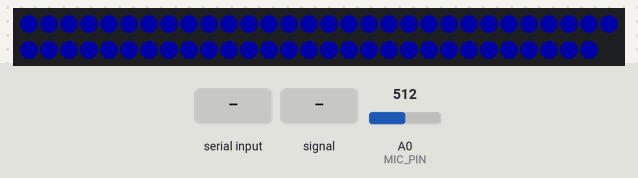
The sketch below on a simulated Arduino Uno, built with avr-gcc and run on an emulated ATmega328P. On the bench: 59 RGB LEDs in strip order, left to right, continuing on the next row. The test bench sets the inputs (shaded band); at power-on: A0 (MIC_PIN) = 512. Dim RGB values are drawn brighter than linear; what the sketch prints to the serial monitor is not drawn.

Above: at 1.3 s.
1.4 s: "SOUNDOFF\n" received over Serial
At 2.3 s:
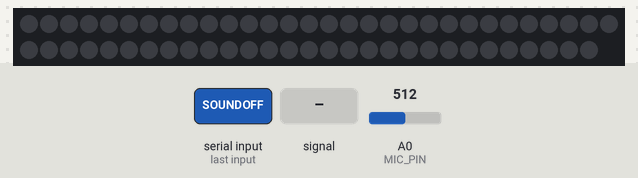
2.9 s: "TEST BARS\n" received over the second serial link
4.4 s: "COLOR RED\n" received over Serial
At 5.3 s:
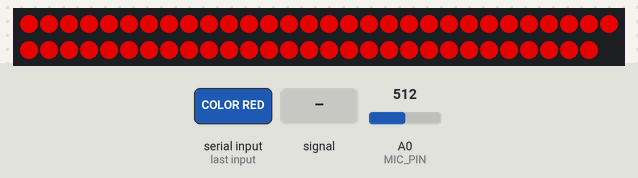
5.9 s: "SOUNDON\n" received over the second serial link
7.4 s: A0 (MIC_PIN) fed a 200 Hz sine of ±81 counts around its level
At 7.54 s:
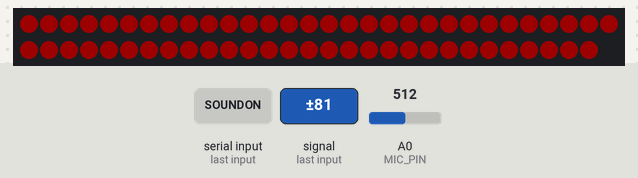
8.9 s: A0 (MIC_PIN) set to 716
Timing chart, 0 to 11.4 s (numbered marks = the images above; inputs shaded):
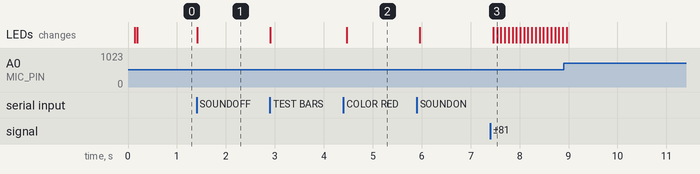

Measured:
- after the input at 1.4 s, the LEDs: change at once (image 1)
- after the input at 4.4 s, the LEDs: change after 0.07 s (image 2)

The sketch:

Arduino_all_colors.ino
```cpp
#include <FastLED.h>
#include <SoftwareSerial.h>

// ================= Config =================
#define LED_PIN     6
#define MIC_PIN     A0
#define NUM_LEDS    59
#define LED_TYPE    WS2812B
#define COLOR_ORDER GRB

CRGB leds[NUM_LEDS];

// Invertí la orientación física si tu tira está "al revés"
const bool REVERSE = false;

// Bluetooth
SoftwareSerial bluetooth(2, 3);  // RX=D2, TX=D3

int  brightness      = 180;
int  soundThreshold  = 100;

// Modos
enum { MODE_SOUND = 0, MODE_MANUAL = 1 };
int modeSel = MODE_SOUND;

// Direcciones 0=all, 1=left, 2=right, 3=center
int direction = 0;

// Arcoíris
bool rainbowMode = false;        // arcoíris encendido
bool rainbowRespectDir = false;  // arcoíris respeta dirección

// ======== Índices (59 LEDs impar) ========
inline int idx(int i){ return REVERSE ? (NUM_LEDS-1-i) : i; }
inline int midIndex(){ return NUM_LEDS/2; }               // 59 -> 29
inline int leftStart(){ return 0; }
inline int leftLen()  { return midIndex(); }              // 29 -> [0..28]
inline int rightStart(){ return midIndex()+1; }           // 30
inline int rightLen() { return NUM_LEDS - rightStart(); } // 29 -> [30..58]
inline int centerLen(){ return NUM_LEDS/2; }              // 29
inline int centerStart(){ return (NUM_LEDS-centerLen())/2; } // 15 -> [15..43]

// ======== Color base elegido por el usuario ========
CRGB    baseColor = CRGB::Blue;   // default azul para evitar “amarillo”
uint8_t baseHue   = 160;          // aprox. azul
bool    colorWasSetManually = false;

void setBaseColor(const CRGB& c){
  baseColor = c;
  CHSV hsv  = rgb2hsv_approximate(c);
  baseHue   = hsv.h;                 // guardamos hue del color elegido
  colorWasSetManually = true;
}

// ======== Estilo de sonido ========
// BRIGHT: mantiene color base, solo modula brillo
// HUE: oscila el tono alrededor del color base
enum { SOUND_STYLE_BRIGHT = 0, SOUND_STYLE_HUE = 1 };
int soundStyle = SOUND_STYLE_BRIGHT;

// ======== Utilitarios ========
void setSegment(int start,int len,const CRGB& c){
  if(start<0) start=0;
  if(start>=NUM_LEDS) return;
  if(start+len>NUM_LEDS) len = NUM_LEDS-start;
  for(int i=0;i<len;i++) leds[idx(start+i)] = c;
}
void clearAll(){ fill_solid(leds, NUM_LEDS, CRGB::Black); }

void applyDirection(const CRGB& color){
  clearAll();
  switch(direction){
    case 0: setSegment(0, NUM_LEDS, color);                              break; // ALL
    case 1: setSegment(leftStart(),  leftLen(),  color);                  break; // LEFT   [0..28]
    case 2: setSegment(rightStart(), rightLen(), color);                  break; // RIGHT  [30..58]
    case 3: setSegment(centerStart(), centerLen(), color);                break; // CENTER [15..43]
  }
  FastLED.show();
}

void printDirDebug(){
  Serial.println("---- DIRECCION / RANGOS ----");
  Serial.print("NUM_LEDS="); Serial.println(NUM_LEDS);
  Serial.print("REVERSE=");  Serial.println(REVERSE?"true":"false");
  Serial.print("mid=");      Serial.println(midIndex());
  Serial.print("LEFT:  [0.."); Serial.print(leftLen()-1); Serial.print("] len="); Serial.println(leftLen());
  Serial.print("CENTER:["); Serial.print(centerStart()); Serial.print(".."); Serial.print(centerStart()+centerLen()-1);
  Serial.print("] len="); Serial.println(centerLen());
  Serial.print("RIGHT: ["); Serial.print(rightStart()); Serial.print(".."); Serial.print(NUM_LEDS-1);
  Serial.print("] len="); Serial.println(rightLen());
  Serial.println("---------------------------");
}

void testBars(){
  clearAll();
  leds[idx(0)] = CRGB::Red;
  leds[idx(midIndex())] = CRGB::Green;
  leds[idx(NUM_LEDS-1)] = CRGB::Blue;
  FastLED.show();
}

// ======== Parser robusto ========
String normalizeCmd(String s){
  s.trim();
  if (s.startsWith("CMD:")) s.remove(0,4);
  s.replace('\r',' ');
  s.replace('\n',' ');
  s.replace(':',' ');
  s.replace('=',' ');
  s.replace('_',' ');
  while(s.indexOf("  ")!=-1) s.replace("  "," ");
  s.trim();
  s.toUpperCase();
  return s;
}
String readLineFrom(Stream &p){
  if(!p.available()) return "";
  String s = p.readStringUntil('\n');
  if(s.length()==0) s = p.readString();
  return normalizeCmd(s);
}

// ================= Procesador de comandos =================
void applyCmd(const String& cmdRaw){
  if(!cmdRaw.length()) return;
  String cmd = cmdRaw;
  Serial.print("CMD: "); Serial.println(cmd);

  // Atajos
  if(cmd=="SOUNDON")  cmd="SOUND ON";
  if(cmd=="SOUNDOFF") cmd="SOUND OFF";

  // Debug
  if(cmd=="TEST BARS"){ testBars(); return; }
  if(cmd=="DIR?"){ printDirDebug(); return; }
  if(cmd=="MODE?"){
    Serial.print("Mode: "); Serial.println(modeSel==MODE_SOUND?"SOUND":"MANUAL");
    Serial.print("SoundStyle: "); Serial.println(soundStyle==SOUND_STYLE_BRIGHT?"BRIGHT":"HUE");
    Serial.print("Direction: "); Serial.println(direction);
    Serial.print("Rainbow: "); Serial.println(rainbowMode?"ON":"OFF");
    return;
  }

  // ===== Colores básicos + NUEVOS (respetan dirección) =====
  // Inglés
  if(cmd.indexOf("COLOR RED")>=0     || cmd=="RED")     { rainbowMode=false; modeSel=MODE_MANUAL; setBaseColor(CRGB::Red);                 applyDirection(baseColor); return; }
  if(cmd.indexOf("COLOR GREEN")>=0   || cmd=="GREEN")   { rainbowMode=false; modeSel=MODE_MANUAL; setBaseColor(CRGB::Green);               applyDirection(baseColor); return; }
  if(cmd.indexOf("COLOR BLUE")>=0    || cmd=="BLUE")    { rainbowMode=false; modeSel=MODE_MANUAL; setBaseColor(CRGB::Blue);                applyDirection(baseColor); return; }
  if(cmd.indexOf("COLOR WHITE")>=0   || cmd=="WHITE")   { rainbowMode=false; modeSel=MODE_MANUAL; setBaseColor(CRGB::White);               applyDirection(baseColor); return; }
  if(cmd.indexOf("COLOR YELLOW")>=0  || cmd=="YELLOW")  { rainbowMode=false; modeSel=MODE_MANUAL; setBaseColor(CRGB(255,255,0));           applyDirection(baseColor); return; }
  if(cmd.indexOf("COLOR CYAN")>=0    || cmd=="CYAN")    { rainbowMode=false; modeSel=MODE_MANUAL; setBaseColor(CRGB(0,255,255));           applyDirection(baseColor); return; }
  if(cmd.indexOf("COLOR MAGENTA")>=0 || cmd=="MAGENTA") { rainbowMode=false; modeSel=MODE_MANUAL; setBaseColor(CRGB(255,0,255));           applyDirection(baseColor); return; }
  if(cmd.indexOf("COLOR PINK")>=0    || cmd=="PINK")    { rainbowMode=false; modeSel=MODE_MANUAL; setBaseColor(CRGB(255,105,180));         applyDirection(baseColor); return; }
  // Español (por si escribís a mano en Serial)
  if(cmd.indexOf("COLOR AMARILLO")>=0|| cmd=="AMARILLO"){ rainbowMode=false; modeSel=MODE_MANUAL; setBaseColor(CRGB(255,255,0));           applyDirection(baseColor); return; }
  if(cmd.indexOf("COLOR CIAN")>=0    || cmd=="CIAN")    { rainbowMode=false; modeSel=MODE_MANUAL; setBaseColor(CRGB(0,255,255));           applyDirection(baseColor); return; }
  if(cmd.indexOf("COLOR ROSA")>=0    || cmd=="ROSA")    { rainbowMode=false; modeSel=MODE_MANUAL; setBaseColor(CRGB(255,105,180));         applyDirection(baseColor); return; }

  // Arcoíris
  if(cmd=="RAINBOW DIR"){ rainbowRespectDir=true; rainbowMode=true; Serial.println("🌈 Rainbow con dirección"); return; }
  if(cmd=="RAINBOW"){ rainbowRespectDir=false; rainbowMode=true; Serial.println("🌈 Rainbow full strip"); return; }

  // Brillo
  if(cmd.startsWith("BRIGHT") || cmd.indexOf("BRIGHTNESS")>=0){
    int sep = cmd.lastIndexOf(' ');
    int val = (sep>0)? constrain(cmd.substring(sep+1).toInt(),0,255): brightness;
    brightness = val;
    FastLED.setBrightness(brightness);
    FastLED.show();
    Serial.print("Brillo = "); Serial.println(brightness);
    return;
  }

  // Sensibilidad
  if(cmd.startsWith("THRESH")){
    int sep = cmd.lastIndexOf(' ');
    int val = (sep>0)? constrain(cmd.substring(sep+1).toInt(),0,1023): soundThreshold;
    soundThreshold = val;
    Serial.print("Umbral sonido = "); Serial.println(soundThreshold);
    return;
  }

  // Dirección
  if(cmd.indexOf("ALL")>=0){ direction=0; Serial.println("Dirección: TODAS"); return; }
  if(cmd.indexOf("LEFT")>=0){ direction=1; Serial.println("Dirección: IZQUIERDA"); return; }
  if(cmd.indexOf("RIGHT")>=0){ direction=2; Serial.println("Dirección: DERECHA"); return; }
  if(cmd.indexOf("CENTER")>=0){ direction=3; Serial.println("Dirección: CENTRO"); return; }

  // Estilo de sonido
  if(cmd=="SOUND STYLE BRIGHT"){ soundStyle=SOUND_STYLE_BRIGHT; Serial.println("🔊 Sound style: BRIGHT (solo brillo)"); return; }
  if(cmd=="SOUND STYLE HUE"){ soundStyle=SOUND_STYLE_HUE; Serial.println("🔊 Sound style: HUE (oscila tono)"); return; }

  // Sound ON / OFF
  if(cmd.indexOf("SOUND ON")>=0 || cmd.indexOf("MIC ON")>=0){
    modeSel = MODE_SOUND; rainbowMode=false;
    Serial.println("🔊 Modo sonido ACTIVADO");
    return;
  }
  if(cmd.indexOf("SOUND OFF")>=0 || cmd.indexOf("MIC OFF")>=0){
    modeSel = MODE_MANUAL;
    clearAll(); FastLED.show();
    Serial.println("🔇 Modo manual");
    return;
  }

  // Help
  if(cmd=="HELP"){
    Serial.println("📘 COMANDOS:");
    Serial.println("COLOR:RED|GREEN|BLUE|WHITE|YELLOW|CYAN|MAGENTA|PINK");
    Serial.println("(ES) COLOR:AMARILLO|CIAN|MAGENTA|ROSA");
    Serial.println("BRIGHT:0..255");
    Serial.println("LEFT | RIGHT | CENTER | ALL | DIR?");
    Serial.println("SOUND ON | SOUND OFF | SOUND STYLE BRIGHT | SOUND STYLE HUE");
    Serial.println("RAINBOW | RAINBOW DIR");
    Serial.println("THRESH:0..1023");
    Serial.println("TEST BARS | MODE?");
    return;
  }

  Serial.println("❌ Comando no reconocido. Escribí HELP.");
}

// ================= Setup / Loop =================
void setup(){
  FastLED.addLeds<LED_TYPE, LED_PIN, COLOR_ORDER>(leds, NUM_LEDS).setCorrection(TypicalLEDStrip);
  FastLED.setBrightness(brightness);

  Serial.begin(9600);
  bluetooth.begin(9600);

  Serial.println("✅ Listo. Escribí HELP.");
  printDirDebug();
  testBars();
}

void loop(){
  // Comandos
  String c = readLineFrom(Serial);     if(c.length()) applyCmd(c);
  String cb= readLineFrom(bluetooth);  if(cb.length()) applyCmd(cb);

  // Modo sonido
  if(modeSel==MODE_SOUND && !rainbowMode){
    int soundLevel = analogRead(MIC_PIN);
    int levelAbove = max(0, soundLevel - soundThreshold);

    // Brillo local según nivel de sonido (no pisa setBrightness)
    uint8_t val = (uint8_t)constrain(map(levelAbove, 0, 1023 - soundThreshold, 8, 255), 0, 255);

    CHSV hsv;
    if(soundStyle==SOUND_STYLE_BRIGHT){
      // Mantiene TU color: usa hue base y s base (si elegiste blanco, s≈0 -> blanco)
      CHSV base = rgb2hsv_approximate(baseColor);
      hsv = CHSV(base.h, base.s, val);
    }else{
      // Oscila el tono alrededor del tuyo
      uint8_t delta = (uint8_t)constrain(map(levelAbove, 0, 1023 - soundThreshold, 0, 96), 0, 96);
      hsv = CHSV(baseHue + delta, 255, val);
    }

    CRGB reactive; reactive.setHSV(hsv.h, hsv.s, hsv.v);
    applyDirection(reactive);
    delay(22);
  }

  // Arcoíris
  static uint8_t hue = 0;
  if(rainbowMode){
    if(!rainbowRespectDir){
      fill_rainbow(leds, NUM_LEDS, hue, 255/NUM_LEDS);
    }else{
      clearAll();
      int s=0, n=NUM_LEDS;
      if(direction==1){ s=leftStart();  n=leftLen();  }
      if(direction==2){ s=rightStart(); n=rightLen(); }
      if(direction==3){ s=centerStart();n=centerLen(); }
      for(int i=0;i<n;i++){
        leds[idx(s+i)] = CHSV(hue + (i * (255 / max(1,n))), 255, 255);
      }
    }
    FastLED.show();
    hue++;
    delay(18);
  }
}
```
